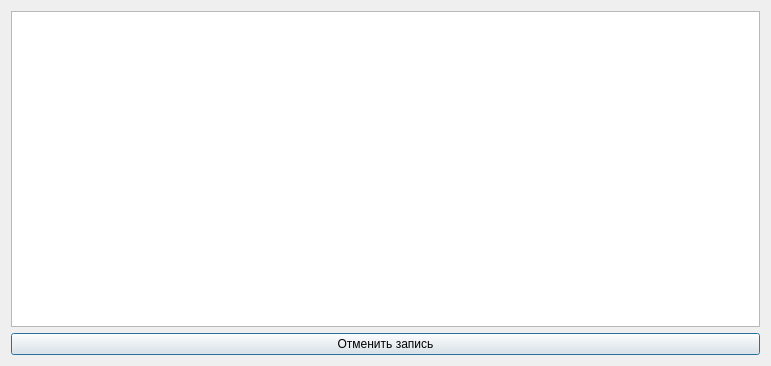
<?xml version="1.0" encoding="UTF-8"?>
<ui version="4.0">
 <class>totalAppointmentsPanel</class>
 <widget class="QDialog" name="totalAppointmentsPanel">
  <property name="geometry">
   <rect>
    <x>0</x>
    <y>0</y>
    <width>771</width>
    <height>366</height>
   </rect>
  </property>
  <property name="windowTitle">
   <string>Dialog</string>
  </property>
  <layout class="QVBoxLayout" name="verticalLayout">
   <item>
    <widget class="QTableWidget" name="table_appointmens"/>
   </item>
   <item>
    <widget class="QPushButton" name="button_removeAppointment">
     <property name="text">
      <string>Отменить запись</string>
     </property>
    </widget>
   </item>
  </layout>
 </widget>
 <resources/>
 <connections/>
</ui>
